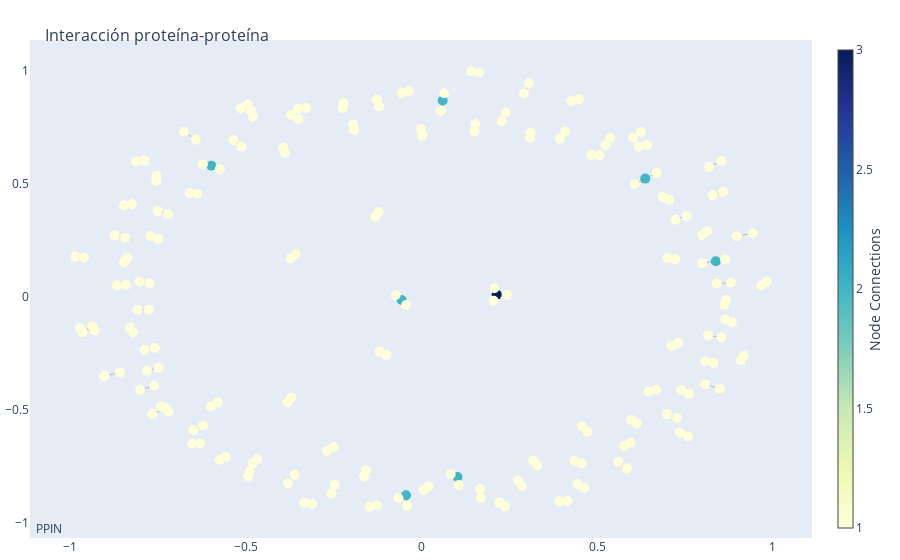

The code cell stored with this chart in its notebook:
### Code cell
fig = go.Figure(data=[edge_trace, node_trace],
             layout=go.Layout(
                title='<br>Interacción proteína-proteína',
                titlefont_size=16,
                showlegend=False,
                hovermode='closest',
                margin=dict(b=20,l=5,r=5,t=40),
                annotations=[ dict(
                    text="PPIN",
                    showarrow=False,
                    xref="paper", yref="paper",
                    x=0.005, y=-0.002 ) ],
                xaxis=dict(showgrid=False, zeroline=False),
                yaxis=dict(showgrid=False, zeroline=False))
                )

fig.show()

### Figure 1 — Plotly figure (JSON) as saved in the notebook; plotly's stock layout.template omitted (floating-point values rounded to 4 significant figures; data arrays with more than 128 entries replaced by an {"elided": "..."} marker saying what was removed)
{"data": [{"hoverinfo": "none", "line": {"color": "#888", "width": 0.5}, "mode": "lines", "type": "scatter", "x": {"elided": "327 float values"}, "y": {"elided": "327 float values"}}, {"hoverinfo": "text", "marker": {"color": {"elided": "209 int values"}, "colorbar": {"thickness": 15, "title": {"side": "right", "text": "Node Connections"}, "xanchor": "left"}, "colorscale": [[0, "rgb(255,255,217)"], [0.125, "rgb(237,248,177)"], [0.25, "rgb(199,233,180)"], [0.375, "rgb(127,205,187)"], [0.5, "rgb(65,182,196)"], [0.625, "rgb(29,145,192)"], [0.75, "rgb(34,94,168)"], [0.875, "rgb(37,52,148)"], [1, "rgb(8,29,88)"]], "showscale": true, "size": 10}, "mode": "markers", "text": {"elided": "209 str values"}, "type": "scatter", "x": {"elided": "209 float values"}, "y": {"elided": "209 float values"}}], "layout": {"annotations": [{"showarrow": false, "text": "PPIN", "x": 0.005, "xref": "paper", "y": -0.002, "yref": "paper"}], "autosize": true, "hovermode": "closest", "margin": {"b": 20, "l": 5, "r": 5, "t": 40}, "showlegend": false, "title": {"font": {"size": 16}, "text": "<br>Interacción proteína-proteína"}, "xaxis": {"autorange": true, "range": [-1.109, 1.107], "showgrid": false, "type": "linear", "zeroline": false}, "yaxis": {"autorange": true, "range": [-1.091, 1.16], "showgrid": false, "type": "linear", "zeroline": false}}}
